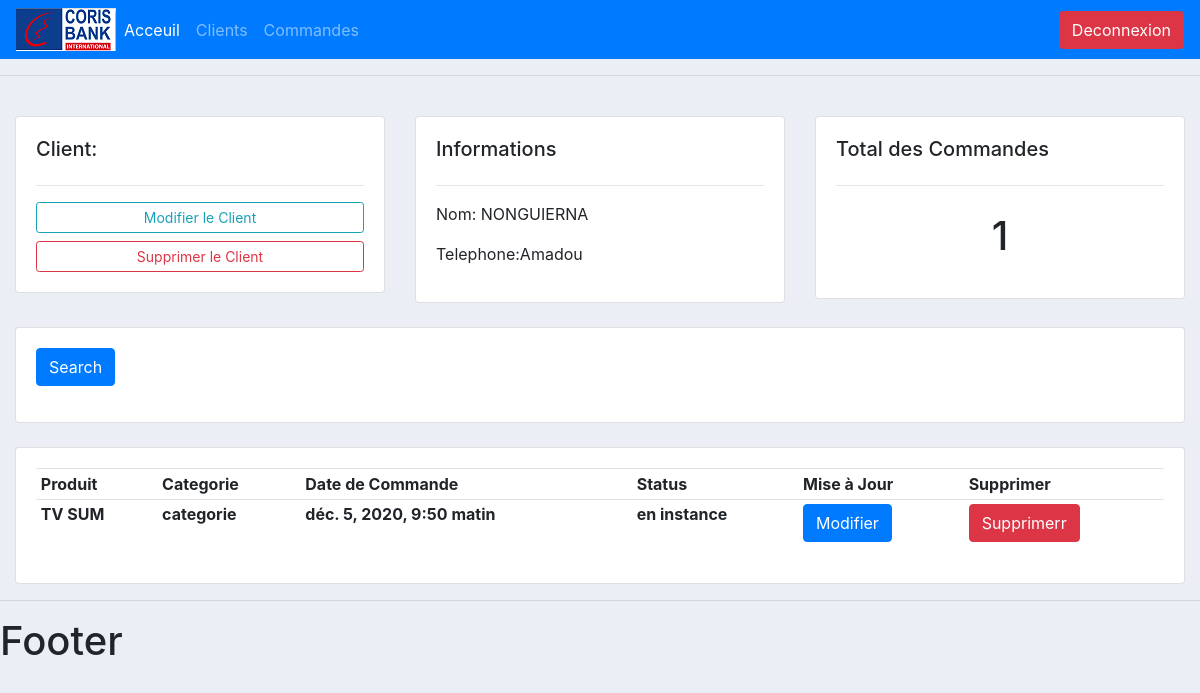
The page /client/3 on the database its author committed.
### client/models.py (models this page shows, shortened)
class Client(models.Model):
    nom=models.CharField(max_length=200, null=True)
    telephone=models.CharField(max_length=200, null=True)
    date_creation=models.DateTimeField(auto_now_add=True, null=True)

### commande/models.py (models this page shows)
class Commande(models.Model):
    STATUS=(('en instance','en instance'),('non livré','non livré'),('livré','livré'))
    client=models.ForeignKey(Client,null=True,on_delete=models.SET_NULL)
    produit=models.ForeignKey(Produit,null=True,on_delete=models.SET_NULL)
    status=models.CharField(max_length=200, null=True, choices=STATUS)
    date_creation=models.DateTimeField(auto_now_add=True,null=True)

### produit/models.py (models this page shows)
class Produit(models.Model):
    nom=models.CharField(max_length=200, null=True)
    prix=models.FloatField(null=True)
    date_creation = models.DateTimeField(auto_now_add=True, null=True)
    tag=models.ManyToManyField(Tags)
    def __str__(self):
        return self.nom

### client/views.py (the view)
# urls.py: path('/<str:pk>', views.list_client, name='client'),
def list_client(request,pk):
    client=Client.objects.get(id=pk)
    commande=client.commande_set.all()
    total_commande=commande.count()
    context={'client':client, 'commande':commande,'total_commande':total_commande}
    return render(request, 'client/list_client.html',context)

### templates/client/list_client.html
{% extends 'main.html' %}
{% block contenu %}
<br>
<div class="container-fluid">
    <div class="row">
	<div class="col-md">
		<div class="card card-body">
			<h5>Client:</h5>
			<hr>
			<a class="btn btn-outline-info  btn-sm btn-block" href="">Modifier le Client</a>
			<a class="btn btn-outline-danger  btn-sm btn-block" href="">Supprimer le Client</a>
		</div>
	</div>
	<div class="col-md">
		<div class="card card-body">
			<h5>Informations</h5>
			<hr>
			<p>Nom: {{client.nom}} </p>
			<p>Telephone:{{client.telephone}} </p>
		</div>
	</div>
	<div class="col-md">
		<div class="card card-body">
			<h5>Total des Commandes</h5>
			<hr>
			<h1 style="text-align: center;padding: 10px">{{total_commande}}</h1>
		</div>
	</div>
</div>
<br>
<div class="row">
	<div class="col">
		<div class="card card-body">
			<form method="get">
		    <button class="btn btn-primary" type="submit">Search</button>
		  </form>
		</div>
	</div>
</div>
<br>
<div class="row">
	<div class="col-md">
		<div class="card card-body">
			<table class="table table-sm">
				<tr>
					<th>Produit</th>
					<th>Categorie</th>
					<th>Date de Commande</th>
					<th>Status</th>
					<th>Mise à Jour</th>
					<th>Supprimer</th>
				</tr>
				{%for commande in commande %}
				<tr>
					<th>{{commande.produit}}</th>
					<th>categorie</th>
					<th>{{commande.date_creation}}</th>
					<th>{{commande.status}}</th>
					<th><a href="#" class="btn btn-primary">Modifier</a></th>
				    <th><a href="#" class="btn btn-danger">Supprimerr</a></th>
				</tr>
				{% endfor %}
			</table>
		</div>
	</div>
</div>
</div>
{% endblock %}

### static/css/main.css (style rules this page uses)
body { background-color: #ebeff5; }

### rows shown on the page
Client: nom "NONGUIERNA", telephone "Amadou"
Commande: produit "TV SUM", date_creation "déc. 5, 2020, 9:50 matin", status "en instance"

### other values the page prints
{{ total_commande }} "1"
